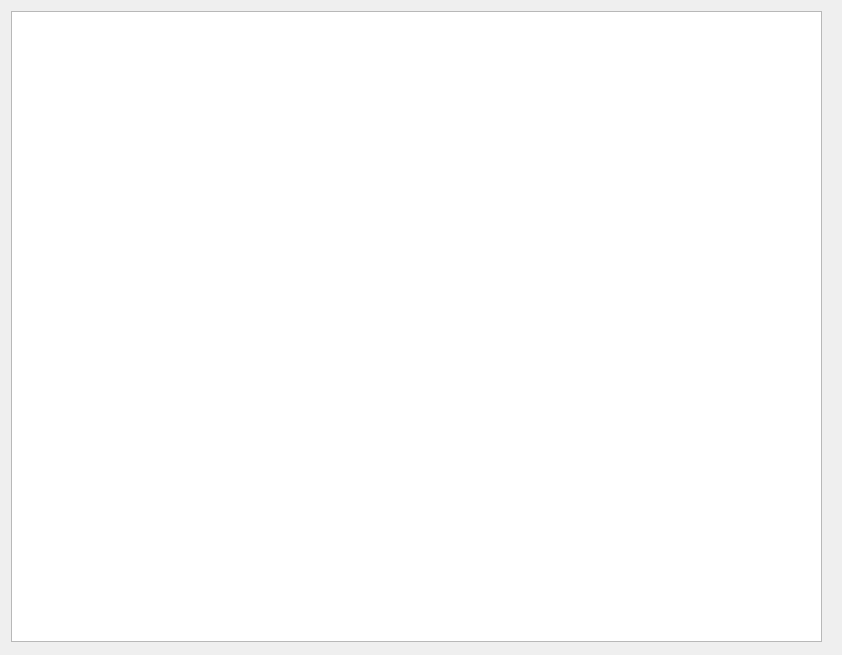
<?xml version="1.0" encoding="UTF-8"?>
<ui version="4.0">
 <class>Widget</class>
 <widget class="QWidget" name="Widget">
  <property name="geometry">
   <rect>
    <x>0</x>
    <y>0</y>
    <width>842</width>
    <height>655</height>
   </rect>
  </property>
  <property name="windowTitle">
   <string>Widget</string>
  </property>
  <widget class="QTableWidget" name="tableWidget">
   <property name="geometry">
    <rect>
     <x>11</x>
     <y>11</y>
     <width>811</width>
     <height>631</height>
    </rect>
   </property>
  </widget>
 </widget>
 <layoutdefault spacing="6" margin="11"/>
 <resources/>
 <connections/>
</ui>
